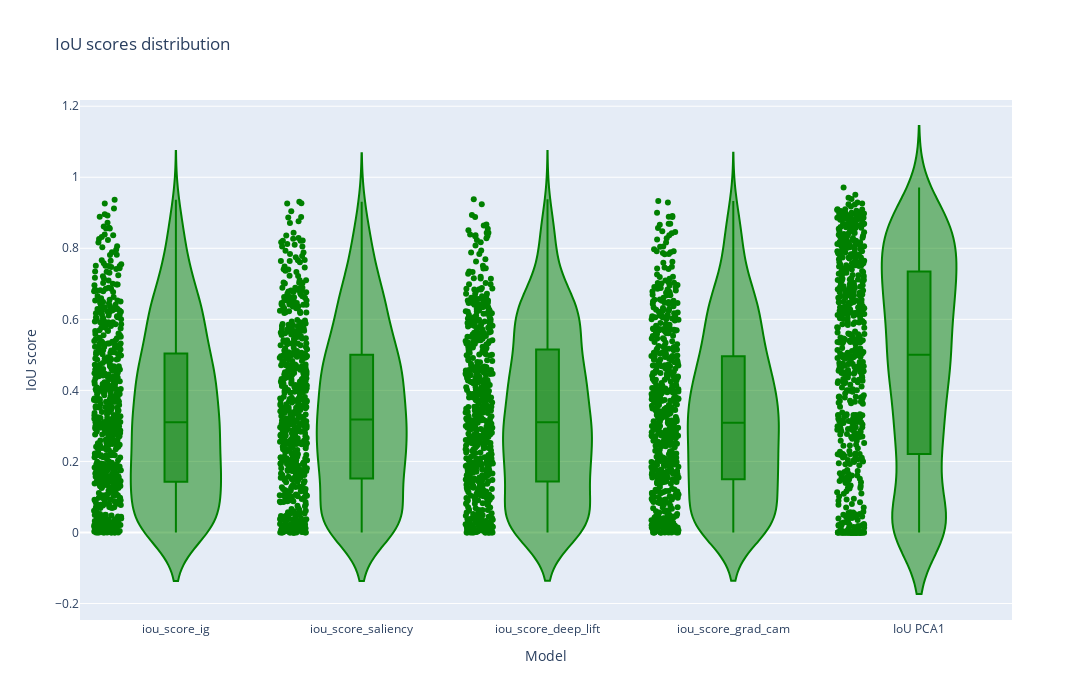

Notebook code for this chart:
### Code cell
fig = px.violin(df_res[['iou_score_ig', 'iou_score_saliency','iou_score_deep_lift', 'iou_score_grad_cam','IoU PCA1']], points="all", color_discrete_sequence=['green'], title='IoU scores distribution', box=True, width=1400, height=700)
fig.update_layout(xaxis_title='Model', yaxis_title='IoU score')
fig.show()
fig.write_html('iou_distribution_interpretabilities_optimized_box.html')
fig.write_image('iou_distribution_interpretabilities_optimized_box.png')

### Figure 1 — Plotly figure (JSON) as saved in the notebook; plotly's stock layout.template omitted (floating-point values rounded to 4 significant figures; data arrays with more than 128 entries replaced by an {"elided": "..."} marker saying what was removed)
{"data": [{"alignmentgroup": "True", "box": {"visible": true}, "hovertemplate": "variable=%{x}<br>value=%{y}<extra></extra>", "legendgroup": "", "marker": {"color": "green"}, "name": "", "offsetgroup": "", "orientation": "v", "points": "all", "scalegroup": "True", "showlegend": false, "type": "violin", "x": {"elided": "3000 str values"}, "x0": " ", "xaxis": "x", "y": {"elided": "3000 float values"}, "y0": " ", "yaxis": "y"}], "layout": {"height": 700, "legend": {"tracegroupgap": 0}, "title": {"text": "IoU scores distribution"}, "violinmode": "group", "width": 1400, "xaxis": {"anchor": "y", "domain": [0, 1], "title": {"text": "Model"}}, "yaxis": {"anchor": "x", "domain": [0, 1], "title": {"text": "IoU score"}}}}
